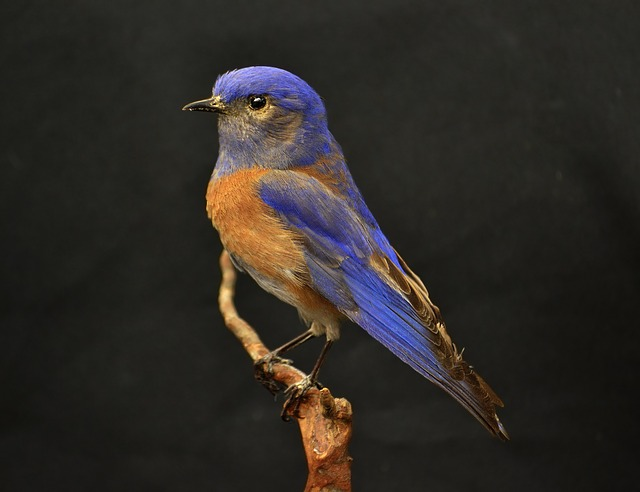
#> input picture bird.jpg, 640 x 492 px
$ python vaje_1_5h.py
#> lines starting #> are read from the running program, lines starting #| are printed output that depends on the picture; after the words box and inside, x2 and y2 are one past the last pixel; in counts of white or black regions, pixels touching at a corner belong together
"""
5h) (5 točk) Pridobljeno znanje o uporabi morfoloških operacij preizkusite še na bolj
realnem primeru. Preberite sliko bird.jpg, spremenite jo v sivinsko ter določite prag,
da dobite čim boljšo masko objekta. Ker popolne maske ne morete dobiti samo z
globalnim pragom, jo izboljšajte z uporabo morfoloških operacij. Število točk, ki jih
boste dobili za nalogo je odvisno od kakovosti rezultata.
"""
import cv2
import numpy as np
import matplotlib.pyplot as plt
import matplotlib

matplotlib.use('TkAgg')

im = cv2.imread('bird.jpg')
#> im is the input picture: shape (492, 640, 3); mean B, G, R 37.6, 42.1, 46.1
gray = cv2.cvtColor(im, cv2.COLOR_BGR2GRAY)
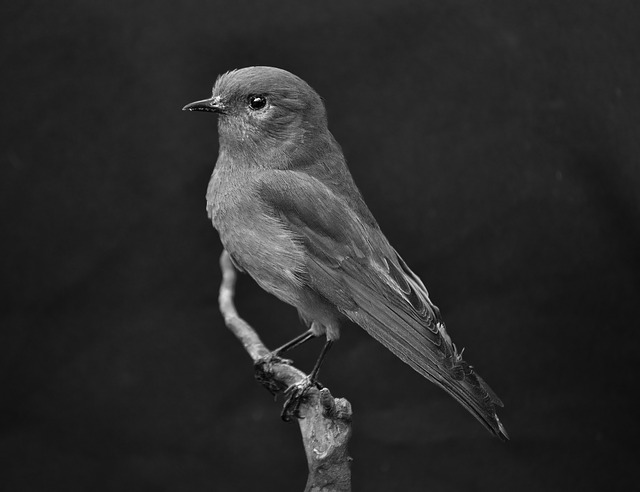
#> gray: shape (492, 640); min 0, max 254, mean 42.8
_, mask = cv2.threshold(gray, 0, 255, cv2.THRESH_BINARY + cv2.THRESH_OTSU)
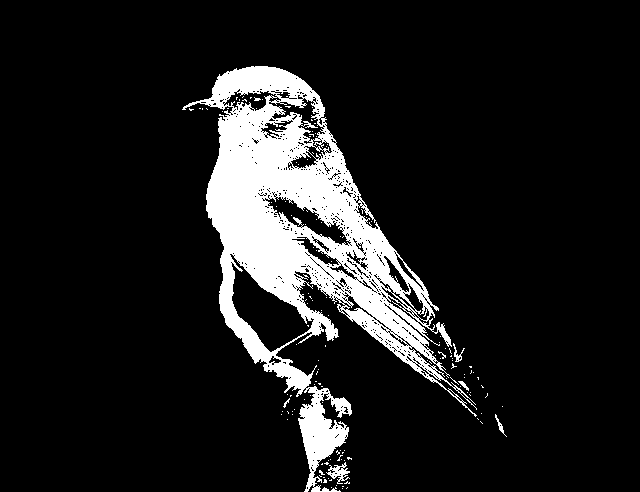
#> mask: shape (492, 640); 11.5% white; 140 white regions (134 under 20 px), largest, box (x1, y1, x2, y2) and area: (182, 66, 477, 492) 35483, (326, 462, 350, 484) 217, (453, 343, 465, 362) 69, (495, 414, 507, 437) 57, (458, 381, 469, 391) 39, (283, 398, 290, 408) 22

kernel = np.ones((3, 3), np.uint8)
mask_close = cv2.morphologyEx(mask, cv2.MORPH_CLOSE, kernel, iterations=11)
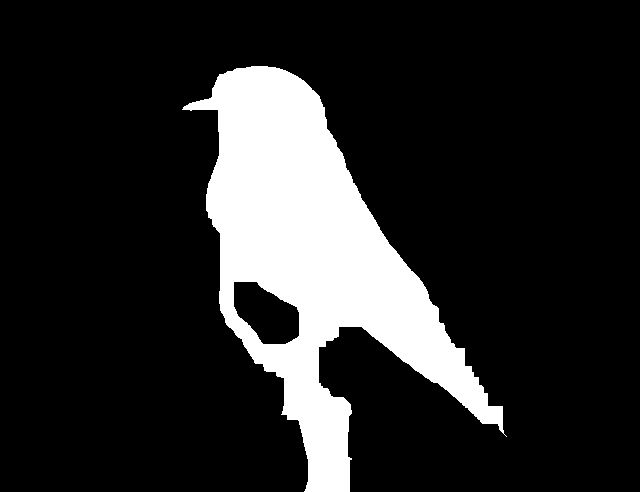
#> mask_close: shape (492, 640); 16.2% white; 1 white region, box (x1, y1, x2, y2) and area: (182, 66, 507, 492) 51034

plt.figure(figsize=(12, 5))
plt.subplot(1, 3, 1)
plt.imshow(gray, cmap='gray')
plt.title('5h) Sivinska slika')
plt.axis('off')

plt.subplot(1, 3, 2)
plt.imshow(mask, cmap='gray')
plt.title('5h) Otsu maska')
plt.axis('off')

plt.subplot(1, 3, 3)
plt.imshow(mask_close, cmap='gray')
plt.title('5h) Morfološka maska')
plt.axis('off')

plt.tight_layout()
plt.show()
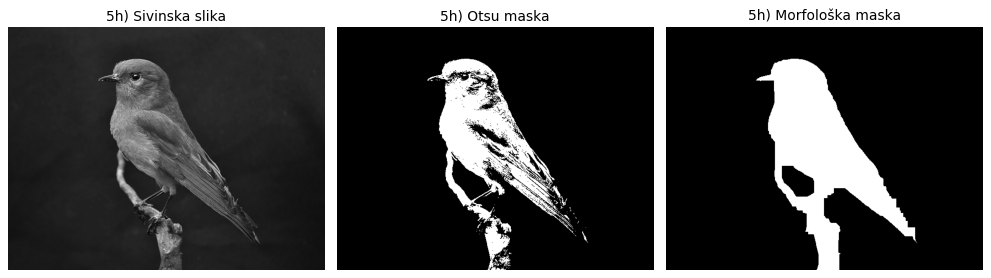
#> figure drawn by matplotlib, 3 panels
